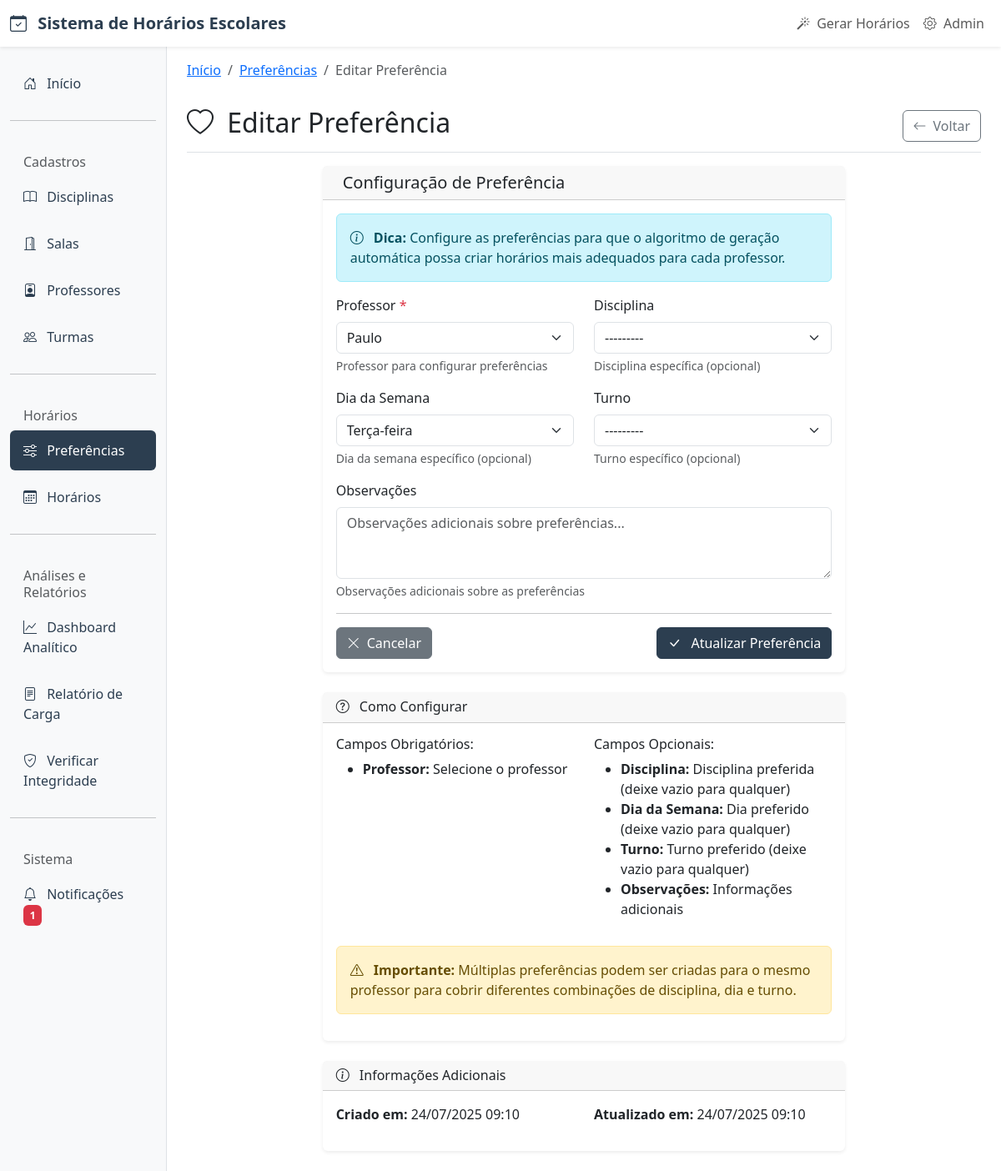
The page /preferencias/9/editar/ on the database its author committed.
### core/models.py (models this page shows, shortened)
class PreferenciaProfessor(models.Model):
    DIAS_SEMANA = [
        (0, 'Segunda-feira'),
        (1, 'Terça-feira'),
        (2, 'Quarta-feira'),
        (3, 'Quinta-feira'),
        (4, 'Sexta-feira'),
        (5, 'Sábado'),
        (6, 'Domingo'),
    ]
    TURNOS = [
        ('manha', 'Manhã'),
        ('tarde', 'Tarde'),
        ('noite', 'Noite'),
    ]
    professor = models.ForeignKey(
        Professor,
        on_delete=models.CASCADE,
        verbose_name="Professor",
        related_name="preferencias"
    )
    disciplina = models.ForeignKey(
        Disciplina,
        on_delete=models.CASCADE,
        verbose_name="Disciplina",
        related_name="preferencias_professores",
        null=True,
        blank=True,
        help_text="Disciplina específica (deixe vazio para qualquer disciplina)"
    )
    dia_semana = models.IntegerField(
        choices=DIAS_SEMANA,
        verbose_name="Dia da Semana",
        null=True,
        blank=True,
        help_text="Dia da semana específico (deixe vazio para qualquer dia)"
    )
    turno = models.CharField(
        max_length=10,
        choices=TURNOS,
        verbose_name="Turno",
        blank=True,
        help_text="Turno específico (deixe vazio para qualquer turno)"
    )
    disponivel = models.BooleanField(
        default=True,
        verbose_name="Disponível",
        help_text="Se o professor está disponível neste horário/turno/dia"
    )
    preferencial = models.BooleanField(
        default=False,
        verbose_name="Preferencial",
        help_text="Se este é um horário/turno/dia preferencial para o professor"
    )
    prioridade = models.IntegerField(
        default=3,
        choices=[(1, 'Baixa'), (2, 'Média'), (3, 'Normal'), (4, 'Alta'), (5, 'Crítica')],
        verbose_name="Prioridade",
        help_text="Nível de prioridade desta preferência (1=Baixa, 5=Crítica)"
    )
    observacoes = models.TextField(
        blank=True,
        verbose_name="Observações",
        help_text="Observações adicionais sobre esta preferência"
    )
    criado_em = models.DateTimeField(auto_now_add=True)
    atualizado_em = models.DateTimeField(auto_now=True)
    class Meta:
        verbose_name = "Preferência do Professor"
        verbose_name_plural = "Preferências dos Professores"
        ordering = ['professor__nome_completo', 'dia_semana', 'turno']

### core/views.py (the view, shortened to what this page needs)
# urls.py: path('preferencias/<int:pk>/editar/', views.PreferenciaProfessorUpdateView.as_view(), name='preferencia_update'),
class PreferenciaProfessorUpdateView(UpdateView):
    model = PreferenciaProfessor
    form_class = PreferenciaProfessorForm
    template_name = 'core/preferencia_form.html'
    success_url = reverse_lazy('core:preferencia_list')

### core/models.py (called while the page is built)
    def __str__(self):
        return f"{self.nome} ({self.periodo_serie})"

    def __str__(self):
        return self.nome_completo

### core/templates/core/preferencia_form.html (shortened to what this page needs)
{% extends 'core/base.html' %}
{% block breadcrumb %}
<nav aria-label="breadcrumb">
    <ol class="breadcrumb">
        <li class="breadcrumb-item"><a href="{% url 'core:home' %}">Início</a></li>
        <li class="breadcrumb-item"><a href="{% url 'core:preferencia_list' %}">Preferências</a></li>
        <li class="breadcrumb-item active">
            {% if object %}Editar Preferência{% else %}Nova Preferência{% endif %}
        </li>
    </ol>
</nav>
{% endblock %}
{% block content %}
<div class="fade-in">
    <div class="d-flex justify-content-between flex-wrap flex-md-nowrap align-items-center pt-3 pb-2 mb-3 border-bottom">
        <h1 class="h2">
            <i class="bi bi-heart me-2"></i>
            {% if object %}Editar Preferência{% else %}Nova Preferência{% endif %}
        </h1>
        <div class="btn-toolbar mb-2 mb-md-0">
            <a href="{% url 'core:preferencia_list' %}" class="btn btn-outline-secondary">
                <i class="bi bi-arrow-left me-2"></i>Voltar
            </a>
        </div>
    </div>
    <div class="row">
        <div class="col-lg-8 mx-auto">
            <div class="card">
                <div class="card-header">
                    <h5 class="card-title mb-0">
                        Configuração de Preferência
                    </h5>
                </div>
                <div class="card-body">
                    <div class="alert alert-info">
                        <i class="bi bi-info-circle me-2"></i>
                        <strong>Dica:</strong> Configure as preferências para que o algoritmo de geração automática
                        possa criar horários mais adequados para cada professor.
                    </div>
                    <form method="post" novalidate>
                        <div class="row">
                            <div class="col-md-6">
                                <div class="mb-3">
                                    <label for="{{ form.professor.id_for_label }}" class="form-label">
                                        {{ form.professor.label }}
                                        <span class="text-danger">*</span>
                                    </label>
                                    {{ form.professor }}
                                    {% if form.professor.help_text %}
                                        <div class="form-text">{{ form.professor.help_text }}</div>
                                    {% endif %}
                                </div>
                            </div>
                            <div class="col-md-6">
                                <div class="mb-3">
                                    <label for="{{ form.disciplina.id_for_label }}" class="form-label">
                                        {{ form.disciplina.label }}
                                    </label>
                                    {{ form.disciplina }}
                                    {% if form.disciplina.help_text %}
                                        <div class="form-text">{{ form.disciplina.help_text }}</div>
                                    {% endif %}
                                </div>
                            </div>
                        </div>
                        <div class="row">
                            <div class="col-md-6">
                                <div class="mb-3">
                                    <label for="{{ form.dia_semana.id_for_label }}" class="form-label">
                                        {{ form.dia_semana.label }}
                                    </label>
                                    {{ form.dia_semana }}
                                    {% if form.dia_semana.help_text %}
                                        <div class="form-text">{{ form.dia_semana.help_text }}</div>
                                    {% endif %}
                                </div>
                            </div>
                            <div class="col-md-6">
                                <div class="mb-3">
                                    <label for="{{ form.turno.id_for_label }}" class="form-label">
                                        {{ form.turno.label }}
                                    </label>
                                    {{ form.turno }}
                                    {% if form.turno.help_text %}
                                        <div class="form-text">{{ form.turno.help_text }}</div>
                                    {% endif %}
                                </div>
                            </div>
                        </div>
                        <div class="mb-3">
                            <label for="{{ form.observacoes.id_for_label }}" class="form-label">
                                {{ form.observacoes.label }}
                            </label>
                            {{ form.observacoes }}
                            {% if form.observacoes.help_text %}
                                <div class="form-text">{{ form.observacoes.help_text }}</div>
                            {% endif %}
                        </div>
                        <hr>
                        <div class="d-flex justify-content-between">
                            <a href="{% url 'core:preferencia_list' %}" class="btn btn-secondary">
                                <i class="bi bi-x-lg me-2"></i>Cancelar
                            </a>
                            <button type="submit" class="btn btn-primary">
                                <i class="bi bi-check-lg me-2"></i>
                                {% if object %}Atualizar Preferência{% else %}Criar Preferência{% endif %}
                            </button>
                        </div>
                    </form>
                </div>
            </div>
            <div class="card mt-4">
                <div class="card-header">
                    <h6 class="card-title mb-0">
                        <i class="bi bi-question-circle me-2"></i>
                        Como Configurar
                    </h6>
                </div>
                <div class="card-body">
                    <div class="row">
                        <div class="col-md-6">
                            <h6>Campos Obrigatórios:</h6>
                            <ul>
                                <li><strong>Professor:</strong> Selecione o professor</li>
                            </ul>
                        </div>
                        <div class="col-md-6">
                            <h6>Campos Opcionais:</h6>
                            <ul>
                                <li><strong>Disciplina:</strong> Disciplina preferida (deixe vazio para qualquer)</li>
                                <li><strong>Dia da Semana:</strong> Dia preferido (deixe vazio para qualquer)</li>
                                <li><strong>Turno:</strong> Turno preferido (deixe vazio para qualquer)</li>
                                <li><strong>Observações:</strong> Informações adicionais</li>
                            </ul>
                        </div>
                    </div>
                    <div class="alert alert-warning mt-3">
                        <i class="bi bi-exclamation-triangle me-2"></i>
                        <strong>Importante:</strong> Múltiplas preferências podem ser criadas para o mesmo professor
                        para cobrir diferentes combinações de disciplina, dia e turno.
                    </div>
                </div>
            </div>
            {% if object %}
            <div class="card mt-4">
                <div class="card-header">
                    <h6 class="card-title mb-0">
                        <i class="bi bi-info-circle me-2"></i>
                        Informações Adicionais
                    </h6>
                </div>
                <div class="card-body">
                    <div class="row">
                        <div class="col-md-6">
                            <p><strong>Criado em:</strong> {{ object.criado_em|date:"d/m/Y H:i" }}</p>
                        </div>
                        <div class="col-md-6">
                            <p><strong>Atualizado em:</strong> {{ object.atualizado_em|date:"d/m/Y H:i" }}</p>
                        </div>
                    </div>
                </div>
            </div>
            {% endif %}
        </div>
    </div>
</div>
{% endblock %}

### core/templates/core/base.html (style rules this page uses)
:root { --primary-color: #2c3e50; --secondary-color: #3498db; --success-color: #27ae60; --warning-color: #f39c12; --danger-color: #e74c3c; }
.card { border: none; box-shadow: 0 0.125rem 0.25rem rgba(0, 0, 0, 0.075); transition: all 0.3s ease; }
.btn-primary { background-color: var(--primary-color); border-color: var(--primary-color); }
.fade-in { animation: fadeIn 0.5s ease-in; }

### rows shown on the page
PreferenciaProfessor: professor "Paulo", disciplina "---------", dia_semana "Terça-feira", turno "---------", criado_em "24/07/2025 09:10", atualizado_em "24/07/2025 09:10"
